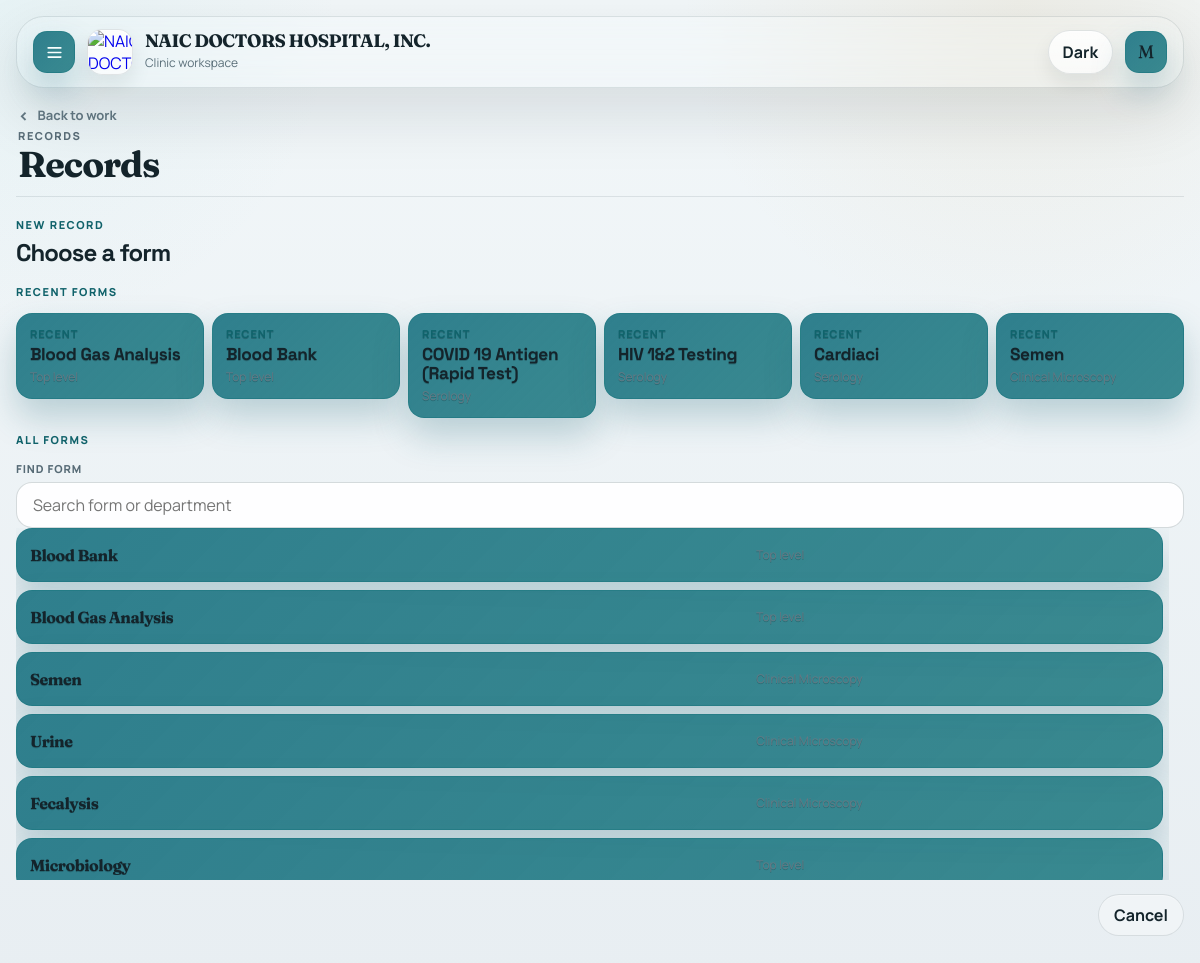
/records/new (signed in), run on the app's committed database.
### app/naic_builder/models.py (models this page shows)
class ClinicProfile(Base):
    __tablename__ = "clinic_profiles"
    id: Mapped[int] = mapped_column(Integer, primary_key=True)
    clinic_name: Mapped[str] = mapped_column(String(255), default="")
    address: Mapped[str | None] = mapped_column(Text, nullable=True)
    contact_number: Mapped[str | None] = mapped_column(String(120), nullable=True)
    contact_email: Mapped[str | None] = mapped_column(String(255), nullable=True)
    logo_path: Mapped[str | None] = mapped_column(Text, nullable=True)
    logo_original_filename: Mapped[str | None] = mapped_column(String(255), nullable=True)
    logo_mime_type: Mapped[str | None] = mapped_column(String(120), nullable=True)
    created_at: Mapped[datetime] = mapped_column(DateTime(timezone=True), default=utc_now)
    updated_at: Mapped[datetime] = mapped_column(
        DateTime(timezone=True),
        default=utc_now,
        onupdate=utc_now,
    )

class FormDefinition(Base):
    __tablename__ = "form_definitions"
    id: Mapped[int] = mapped_column(Integer, primary_key=True)
    slug: Mapped[str] = mapped_column(String(120), unique=True, index=True)
    name: Mapped[str] = mapped_column(String(255))
    library_parent_node_key: Mapped[str | None] = mapped_column(String(160), nullable=True)
    created_at: Mapped[datetime] = mapped_column(DateTime(timezone=True), default=utc_now)
    updated_at: Mapped[datetime] = mapped_column(
        DateTime(timezone=True),
        default=utc_now,
        onupdate=utc_now,
    )
    versions: Mapped[list["FormVersion"]] = relationship(
        back_populates="form",
        cascade="all, delete-orphan",
        order_by="FormVersion.version_number",
    )
    library_node: Mapped["LibraryNode | None"] = relationship(
        back_populates="form_definition",
        uselist=False,
    )
    records: Mapped[list["Record"]] = relationship(
        back_populates="form",
        cascade="all, delete-orphan",
        order_by="Record.updated_at",
    )

class LibraryNode(Base):
    __tablename__ = "library_nodes"
    id: Mapped[int] = mapped_column(Integer, primary_key=True)
    node_key: Mapped[str] = mapped_column(String(160), unique=True, index=True)
    kind: Mapped[str] = mapped_column(String(40))
    name: Mapped[str] = mapped_column(String(255))
    parent_id: Mapped[int | None] = mapped_column(ForeignKey("library_nodes.id"), nullable=True)
    node_order: Mapped[int] = mapped_column(Integer, default=1)
    archived: Mapped[bool] = mapped_column(Boolean, default=False)
    form_definition_id: Mapped[int | None] = mapped_column(
        ForeignKey("form_definitions.id"),
        nullable=True,
        unique=True,
    )
    created_at: Mapped[datetime] = mapped_column(DateTime(timezone=True), default=utc_now)
    updated_at: Mapped[datetime] = mapped_column(
        DateTime(timezone=True),
        default=utc_now,
        onupdate=utc_now,
    )
    parent: Mapped["LibraryNode | None"] = relationship(
        "LibraryNode",
        remote_side="LibraryNode.id",
        back_populates="children",
    )
    children: Mapped[list["LibraryNode"]] = relationship(
        "LibraryNode",
        back_populates="parent",
    )
    form_definition: Mapped[FormDefinition | None] = relationship(
        back_populates="library_node",
    )

### app/naic_builder/main.py (the view)
@app.get("/records/new", response_class=HTMLResponse)
def start_new_record_page(request: Request, session: Session = Depends(get_session)) -> HTMLResponse:
    return render_new_record_page(request, session)

### app/naic_builder/templates/records/new.html (shortened to what this page needs)
{% extends "_authenticated_shell.html" %}
{% set shell_active = "records" %}
{% block extra_css %}
  <link rel="stylesheet" href="{{ url_for('static', path='library.css') }}">
  <link rel="stylesheet" href="{{ url_for('static', path='records.css') }}">
{% endblock %}
{% block shell_eyebrow %}Records{% endblock %}
{% block shell_title %}Records{% endblock %}
{% block page_header_nav %}
  <a class="page-back-link" href="/records">Back to work</a>
{% endblock %}
{% block content %}
  <div class="library-shell record-shell records-fallback">
    <section class="app-section records-fallback-section">
      <div class="app-section__head">
        <div class="app-section__copy">
          <p class="eyebrow">New record</p>
          <h2>Choose a form</h2>
        </div>
      </div>
      <div class="records-fallback-stack">
        {% if quick_form_choices %}
        <section class="records-start-cluster">
          <div class="records-start-cluster__head">
            <p class="eyebrow">Recent forms</p>
          </div>
          <div class="records-start-grid">
            {% for form in quick_form_choices %}
            <form method="post" action="/records/new" class="record-inline-form">
              <button class="record-quick-start-card" type="submit">
                <span class="record-quick-start-card__eyebrow">Recent</span>
                <strong>{{ form.name }}</strong>
                <span>{{ form.location_path_label }}</span>
              </button>
            </form>
            {% endfor %}
          </div>
        </section>
        {% endif %}
        <section class="records-start-cluster">
          <div class="records-start-cluster__head">
            <p class="eyebrow">All forms</p>
          </div>
          <div data-record-form-picker>
            <label class="records-search-input records-start-filter">
              <span>Find form</span>
              <input type="search" placeholder="Search form or department" data-record-form-filter>
            </label>
            <div class="records-start-option-list app-scroll-region app-scroll-region--picker" data-record-form-list>
              {% for form in form_choices %}
              <form
                method="post"
                action="/records/new"
                class="record-inline-form"
                data-record-start-option
                data-search-text="{{ (form.form_path_label ~ ' ' ~ form.name ~ ' ' ~ form.location_path_label)|lower }}"
              >
                <button class="record-form-option" type="submit">
                  <strong>{{ form.name }}</strong>
                  <span>{{ form.location_path_label }}</span>
                </button>
              </form>
              {% endfor %}
            </div>
          </div>
          <div class="records-fallback-actions">
            <a class="ghost-button" href="/records">Cancel</a>
          </div>
        </section>
      </div>
    </section>
  </div>
{% endblock %}

### app/naic_builder/templates/_authenticated_shell.html (shortened to what this page needs)
{% macro shell_icon(name) -%}
  {%- if name == "menu" -%}
  <svg class="app-icon" viewBox="0 0 24 24" aria-hidden="true">
    <path d="M4.75 6.75h14.5M4.75 12h14.5M4.75 17.25h14.5" />
  </svg>
  {%- elif name == "close" -%}
  <svg class="app-icon" viewBox="0 0 24 24" aria-hidden="true">
    <path d="m7 7 10 10M17 7 7 17" />
  </svg>
  {%- elif name == "records" -%}
  <svg class="app-icon" viewBox="0 0 24 24" aria-hidden="true">
    <path d="M8.75 4.75h6.5a1.5 1.5 0 0 1 1.5 1.5v.5h.5A2.75 2.75 0 0 1 20 9.5v8A2.75 2.75 0 0 1 17.25 20H6.75A2.75 2.75 0 0 1 4 17.5v-8a2.75 2.75 0 0 1 2.75-2.75h.5v-.5a1.5 1.5 0 0 1 1.5-1.5Z" />
    <path d="M8.5 11h7M8.5 14h7M8.5 17h4.75" />
  </svg>
  {%- elif name == "forms" -%}
  <svg class="app-icon" viewBox="0 0 24 24" aria-hidden="true">
    <path d="M5.75 4.75h12.5A1.75 1.75 0 0 1 20 6.5v11a1.75 1.75 0 0 1-1.75 1.75H5.75A1.75 1.75 0 0 1 4 17.5v-11a1.75 1.75 0 0 1 1.75-1.75Z" />
    <path d="M4 9h16M9 4.75v14.5M12 12.25h4.75M12 15.75h3.25" />
  </svg>
  {%- elif name == "settings" -%}
  <svg class="app-icon" viewBox="0 0 24 24" aria-hidden="true">
    <path d="M4.5 7.25h4.25M13.25 7.25h6.25M10.75 9.75a2.5 2.5 0 1 0 0-5 2.5 2.5 0 0 0 0 5ZM4.5 16.75h6.25M15.25 16.75h4.25M13.25 19.25a2.5 2.5 0 1 0 0-5 2.5 2.5 0 0 0 0 5Z" />
  </svg>
  {%- endif -%}
{%- endmacro %}
<!doctype html>
<html lang="en">
<head>
  {% block extra_css %}{% endblock %}
  <link rel="stylesheet" href="{{ url_for('static', path='theme.css') }}">
  <link rel="stylesheet" href="{{ url_for('static', path='shell.css') }}">
</head>
<body class="app-shell-body{% if shell_variant|default('default') == 'workspace' %} app-shell-body--workspace{% endif %}" {% block body_attrs %}{% endblock %}>
  {% set clinic_profile = request.state.clinic_profile or {} %}
  {% set current_user = request.state.current_user or {} %}
  {% set active_nav = shell_active|default('records') %}
  {% set user_initial = ((current_user.get('full_name') or 'U')[:1]) | upper %}
  {% set user_avatar_version = (current_user.get('updated_at') or '') | urlencode %}
  {% set user_avatar_url = '/settings/account/avatar?v=' ~ user_avatar_version if current_user.get('has_avatar') else '' %}
  <div class="app-frame{% if shell_variant|default('default') == 'workspace' %} app-frame--workspace{% endif %}">
    <header class="app-global-header panel">
      <div class="app-global-header__lead">
        <button class="app-menu-toggle" type="button" data-shell-drawer-toggle aria-expanded="false" aria-label="Open navigation" title="Open navigation">
          {{ shell_icon("menu") }}
        </button>
        <a class="app-global-header__brand" href="/records" aria-label="{{ clinic_profile.get('clinic_name') or app_title }}">
          {% if clinic_profile.get('has_logo') %}
          <img src="/settings/clinic/logo" alt="{{ clinic_profile.get('clinic_name') or app_title }}">
          {% else %}
          <span>{{ (clinic_profile.get('clinic_name') or 'N')[:1] }}</span>
          {% endif %}
        </a>
        <div class="app-global-header__brand-copy">
          <strong>{{ clinic_profile.get('clinic_name') or app_title }}</strong>
          <span>{{ 'Builder workspace' if shell_variant|default('default') == 'workspace' else 'Clinic workspace' }}</span>
        </div>
      </div>
      <div class="app-global-header__actions">
        <button class="shell-theme-toggle shell-theme-toggle--inline" type="button" data-theme-toggle></button>
        <button class="app-account-toggle" type="button" data-shell-drawer-toggle aria-expanded="false" aria-label="Open account and navigation" title="Open account and navigation">
          {% if user_avatar_url %}
          <img src="{{ user_avatar_url }}" alt="">
          {% else %}
          <span>{{ user_initial }}</span>
          {% endif %}
        </button>
      </div>
    </header>
    <main class="app-shell-main{% if shell_variant|default('default') == 'workspace' %} app-shell-main--workspace{% endif %}">
      <section class="app-page-header panel">
        <div class="app-page-header__copy">
          {% block page_header_nav %}{% endblock %}
          <p class="eyebrow">{% block shell_eyebrow %}Workspace{% endblock %}</p>
          <h1>{% block shell_title %}{{ app_title }}{% endblock %}</h1>
        </div>
      </section>
      <section class="app-canvas{% if shell_variant|default('default') == 'workspace' %} app-canvas--workspace{% endif %}">
        {% block content %}{% endblock %}
      </section>
    </main>
  </div>
</body>
</html>

### app/naic_builder/static/library.css (style rules this page uses)
:root { --bg: #f4ede2; --panel: rgba(255, 252, 247, 0.96); --line: rgba(68, 54, 40, 0.12); --text: #30231a; --muted: #746658; --accent: #1e5d52; --warm: #c96a29; --shadow: 0 18px 38px rgba(59, 41, 20, 0.08); --radius-xl: 24px; --radius-lg: 20px; --radius-md: 16px; }
* { box-sizing: border-box; }
body { margin: 0; color: var(--text); background: radial-gradient(circle at top left, rgba(201, 106, 41, 0.12), transparent 24%), radial-gradient(circle at top right, rgba(30, 93, 82, 0.08), transparent 22%), linear-gradient(180deg, #f8f3ea, var(--bg)); font-family: var(--font-body, "Trebuchet MS", "Segoe UI", sans-serif); }
a, button, input { font: inherit; }
a { text-decoration: none; }
.library-shell { width: min(1440px, calc(100vw - 28px)); margin: 14px auto 28px; }
.panel { border: 1px solid var(--line); border-radius: var(--radius-xl); background: var(--panel); box-shadow: var(--shadow); }
.eyebrow { margin: 0; text-transform: uppercase; letter-spacing: 0.14em; font-size: 11px; font-weight: 800; color: var(--muted); }
h1, h2, h3 { margin: 0; font-family: var(--font-heading, "Palatino Linotype", "Book Antiqua", serif); }
h1 { font-size: clamp(26px, 2.7vw, 36px); line-height: 0.98; }
h2 { font-size: 24px; }
input { width: 100%; border: 1px solid rgba(68, 54, 40, 0.18); border-radius: 18px; background: rgba(255, 255, 255, 0.9); color: var(--text); padding: 12px 14px; outline: none; }
.primary-button, .ghost-button { display: inline-flex; justify-content: center; align-items: center; gap: 8px; min-height: 40px; padding: 9px 15px; border-radius: 999px; font-weight: 700; }
.ghost-button { border: 1px solid var(--line); color: var(--accent); background: transparent; }
.library-shell { display: grid; gap: 12px; }

### data on the page
ClinicProfile: clinic_name "NAIC DOCTORS HOSPITAL, INC."
FormDefinition: name "Blood Gas Analysis", location_path_label "Top level"
FormDefinition: name "Blood Bank", location_path_label "Top level"
LibraryNode: location_path_label "Serology" "Serology" "Serology"
FormDefinition: name "Semen", location_path_label "Clinical Microscopy"
FormDefinition: name "Urine", location_path_label "Clinical Microscopy"
FormDefinition: name "Fecalysis", location_path_label "Clinical Microscopy"
FormDefinition: name "Microbiology", location_path_label "Top level"

### other printed values
{{ user_initial }} "M"
